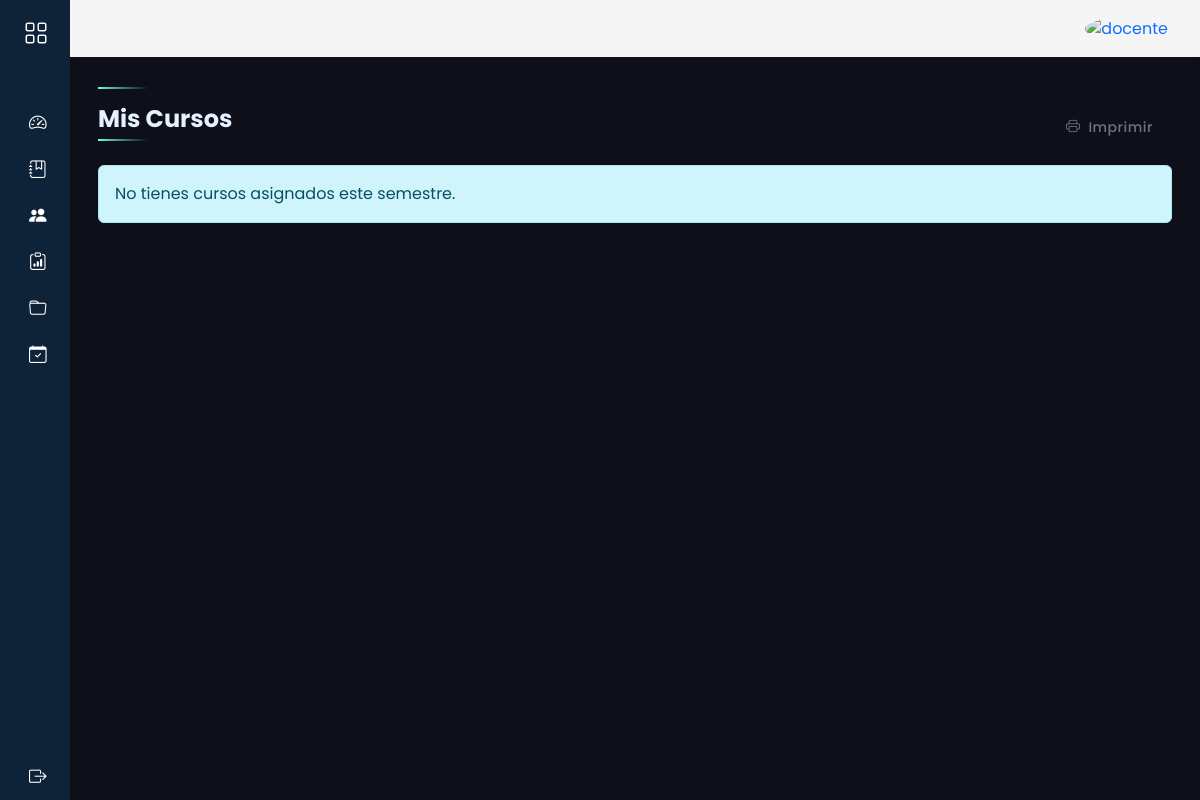
/docente/cursos/, run on an earlier commit of the app's database.
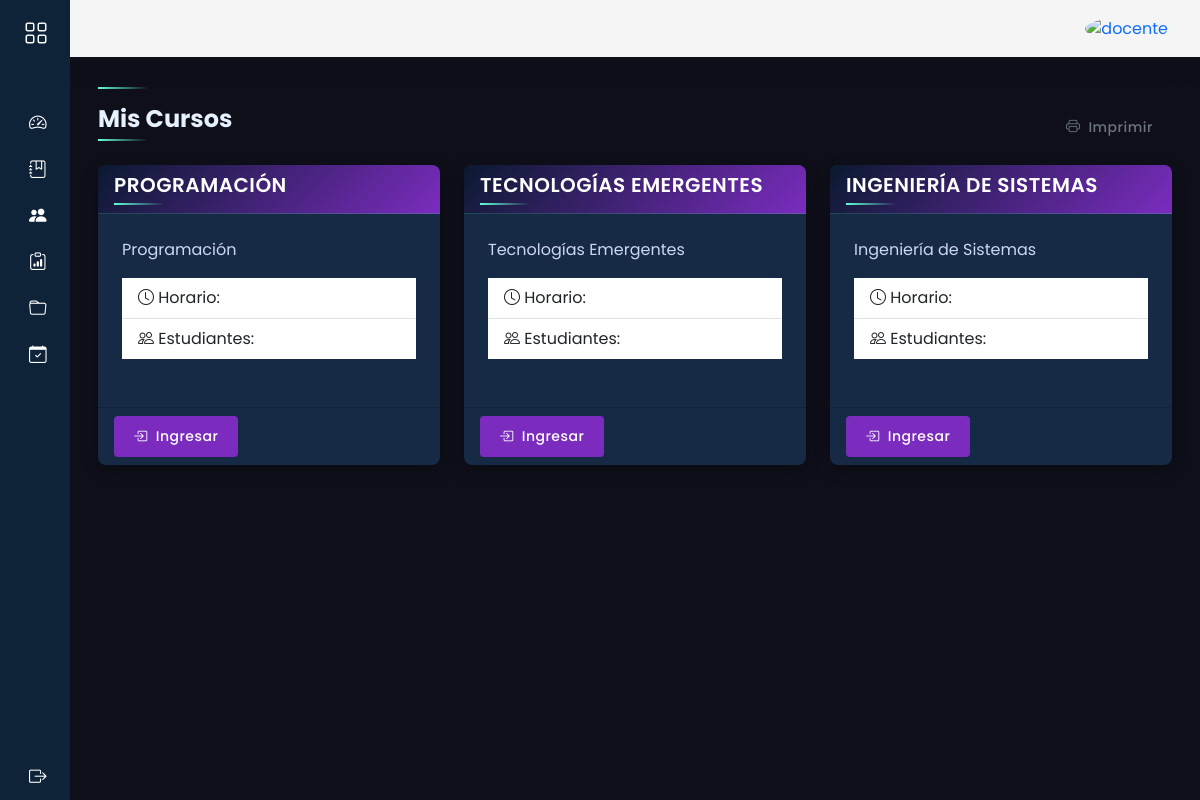
And on a later commit of the database.
### models/curso_model.py (models this page shows, shortened)
class Curso(db.Model):
    __tablename__ = 'cursos'
    id = db.Column(db.Integer, primary_key=True)
    nombre = db.Column(db.String(100), nullable=False)
    descripcion = db.Column(db.Text)
    sigla = db.Column(db.String(10), unique=True, nullable=False)
    carga_horaria = db.Column(db.Integer, nullable=False)
    activo = db.Column(db.Boolean, default=True, nullable=False)
    docente_id = db.Column(db.Integer, db.ForeignKey('docentes.id'),nullable=True)
    docente = db.relationship('Docente', back_populates='cursos')
    inscripciones = db.relationship('Inscripcion',back_populates='curso')
    inscripciones = db.relationship('Inscripcion', back_populates='curso')
    clases = db.relationship('Clase', back_populates='curso')

### controllers/docente/mis_cursos_controller.py (the view)
@curso_docente_bp.route("/")
def index():
    docente_id = 1  # Cambiar por current_user.id cuando tengas login
    cursos = Curso.query.filter_by(docente_id=docente_id).all()
    return listar_cursos(cursos=cursos)

### views/docente/cursos_view.py (called while the page is built)
def listar_cursos(cursos):
    return render_template('docente/cursos/index.html', cursos=cursos)

### templates/docente/cursos/index.html (shortened to what this page needs)
{% extends 'docente/base.html' %}
{% block content %}
<div class="d-flex justify-content-between align-items-center mb-3">
    <h3 class="fw-bold fs-4">Mis Cursos</h3>
    <div class="btn-group">
        <button class="btn btn-sm btn-outline-secondary" onclick="window.print()">
            <i class="bi bi-printer"></i> Imprimir
        </button>
    </div>
</div>
<div class="row">
    {% for curso in cursos %}
    <div class="col-md-4 mb-4">
        <div class="card card-curso h-100">
            <div class="card-header bg-primary text-white">
                <h5 class="card-title mb-0">{{ curso.nombre }}</h5>
            </div>
            <div class="card-body">
                <p class="card-text">{{ curso.descripcion|truncate(100) }}</p>
                <ul class="list-group list-group-flush">
                    <li class="list-group-item">
                        <i class="bi bi-clock"></i> Horario: {{ curso.horario }}
                    </li>
                    <li class="list-group-item">
                        <i class="bi bi-people"></i> Estudiantes: {{ curso.num_estudiantes }}
                    </li>
                </ul>
            </div>
            <div class="card-footer bg-transparent">
                <a href="/docente/cursos/{{ curso.id }}" class="btn btn-sm btn-primary">
                    <i class="bi bi-box-arrow-in-right"></i> Ingresar
                </a>
            </div>
        </div>
    </div>
    {% else %}
    <div class="col-12">
        <div class="alert alert-info">No tienes cursos asignados este semestre.</div>
    </div>
    {% endfor %}
</div>
{% endblock %}

What changed in the data, as far as the page shows it:
added Curso: nombre "PROGRAMACIÓN", descripcion "Programación"
added Curso: nombre "TECNOLOGÍAS EMERGENTES", descripcion "Tecnologías Emergentes"
added Curso: nombre "INGENIERÍA DE SISTEMAS", descripcion "Ingeniería de Sistemas"
Also different on the page:
text no longer shown: "No tienes cursos asignados este semestre."
